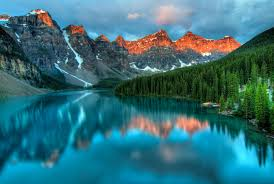
#> input picture nature.jpeg, 274 x 184 px
$ jupyter execute cv.ipynb
#> lines starting #> are read from the running program, lines starting #| are printed output that depends on the picture; after the words box and inside, x2 and y2 are one past the last pixel; in counts of white or black regions, pixels touching at a corner belong together
[cell 1]
# 1. Import Libraries
import cv2
print(cv2.__version__)

[cell 2]
# 2. Loading and Displaying an Image
img = cv2.imread("nature.jpeg")
#> img is the input picture: shape (184, 274, 3); mean B, G, R 121.3, 111.5, 52
cv2.imshow('Image', img)
cv2.waitKey(0)
cv2.destroyAllWindows()

[cell 3]
img.shape
#> Out = (184, 274, 3)

[cell 4]
# 3. Basic Image Operations:
# Resizing an image
resized_img = cv2.resize(img,(500,500))
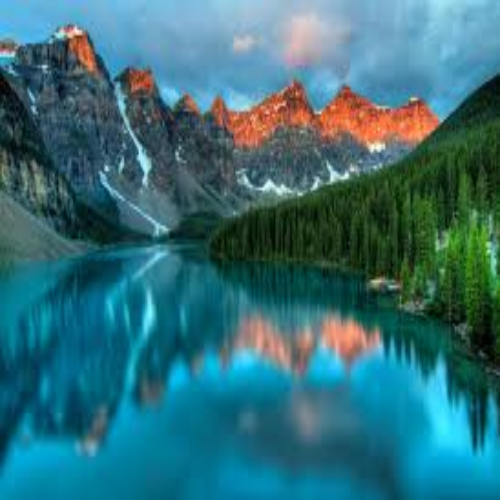
#> resized_img: shape (500, 500, 3); mean B, G, R 121.1, 111.4, 51.8
cv2.imshow('Resized Image', resized_img)
cv2.waitKey(0)
cv2.destroyAllWindows()

[cell 5]
# Convert image to grayscale
gray_img = cv2.cvtColor(resized_img, cv2.COLOR_BGR2GRAY)
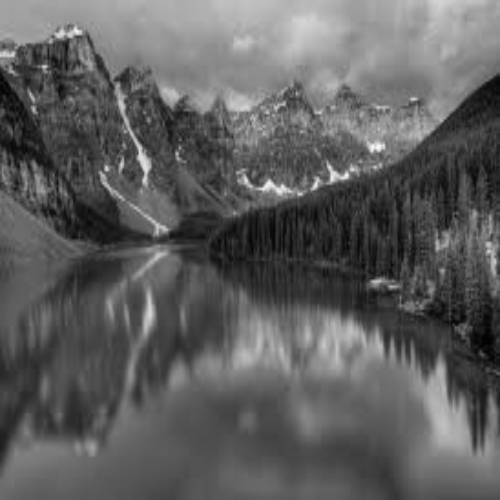
#> gray_img: shape (500, 500); min 1, max 248, mean 94.7
cv2.imshow('Gray Image', gray_img)
cv2.waitKey(0)
cv2.destroyAllWindows()

[cell 6]
gray_img.shape
#> Out = (500, 500)

[cell 7]
# 4. Basic Image Transformations
# Cropping an Image
cropped_img = resized_img[100:200, 100:400]
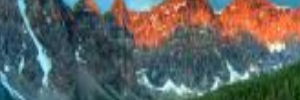
#> cropped_img: shape (100, 300, 3); mean B, G, R 95.3, 98.7, 95.5
cv2.imshow('Cropped Image', cropped_img)
cv2.waitKey(0)
cv2.destroyAllWindows()

[cell 8]
# rotating an image
(h,w) = resized_img.shape[:2]
#> h = 500; w = 500
center = (w // 2, h // 2)
#> center = (250, 250)
M = cv2.getRotationMatrix2D(center, 45, 1.0)
rotated_img = cv2.warpAffine(resized_img, M, (w,h))
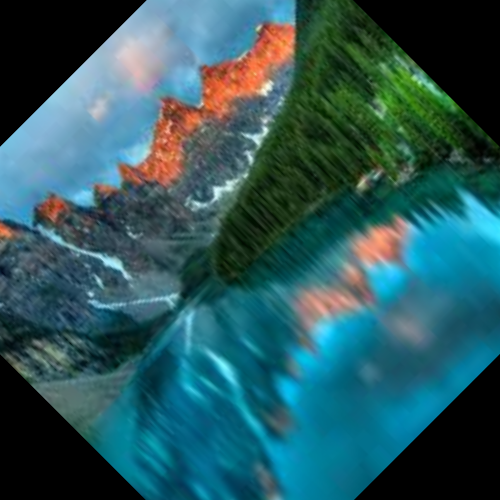
#> rotated_img: shape (500, 500, 3); mean B, G, R 93.7, 88.5, 43.8
cv2.imshow('Rotated Image', rotated_img)
cv2.waitKey(0)
cv2.destroyAllWindows()

[cell 9]
V = cv2.rotate(resized_img,cv2.ROTATE_90_CLOCKWISE)
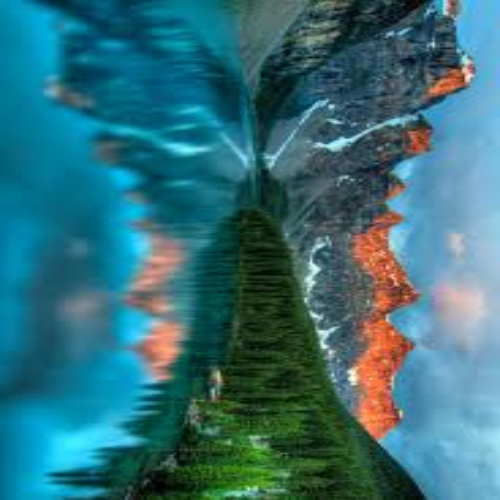
#> V: shape (500, 500, 3); mean B, G, R 121.1, 111.4, 51.8
cv2.imshow('Rotated Image', V)
cv2.waitKey(0)
cv2.destroyAllWindows()

[cell 10]
# 5. Image Blurring Techniques
# Gaussian Blurring:
blurred_img = cv2.GaussianBlur(resized_img, (5,5), 10)
cv2.imshow('Gaussian Blurred Image', blurred_img)
cv2.waitKey(0)
cv2.destroyAllWindows()

[cell 11]
# Median Blurring:
mb = cv2.medianBlur(resized_img, 5)
cv2.imshow('Median Blur Image', mb)
cv2.waitKey(0)
cv2.destroyAllWindows()

[cell 12]
# Bilateral Blur
bb = cv2.bilateralFilter(resized_img, 9,75,75)
cv2.imshow('Bilateral Blur Image', bb)
cv2.waitKey(0)
cv2.destroyAllWindows()

[cell 13]
# Average Blurring
ab = cv2.blur(resized_img, (5,5))
cv2.imshow('Bilateral Blur Image', ab)
cv2.waitKey(0)
cv2.destroyAllWindows()

[cell 14]
# 6. Image Thresholding Techniques
# Binary Thresholding:
_, thresh_img = cv2.threshold(gray_img, 127,255, cv2.THRESH_BINARY)
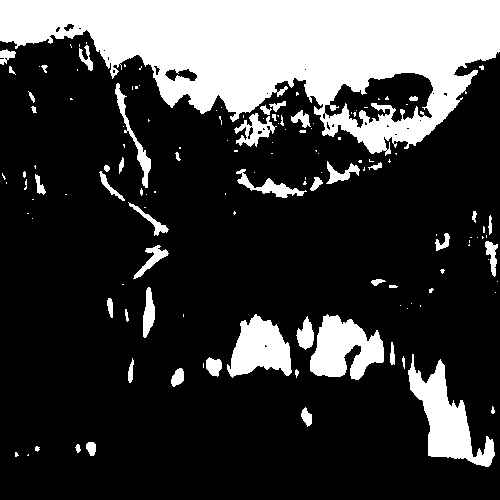
#> thresh_img: shape (500, 500); 23.4% white; 138 white regions (88 under 20 px), largest, box (x1, y1, x2, y2) and area: (0, 0, 500, 156) 42091, (408, 354, 495, 467) 3777, (310, 314, 384, 380) 3080
cv2.imshow('Binary Threshold', thresh_img)
cv2.waitKey(0)
cv2.destroyAllWindows()

[cell 15]
# Inverse Binary Thresholding:
_, thresh_img = cv2.threshold(gray_img, 127,255, cv2.THRESH_BINARY_INV)
cv2.imshow('Inverse Binary Threshold', thresh_img)
cv2.waitKey(0)
cv2.destroyAllWindows()

[cell 16]
# Truncated Thresholding:
_, thresh_img = cv2.threshold(gray_img, 127,255, cv2.THRESH_TRUNC)
cv2.imshow('Truncated Threshold', thresh_img)
cv2.waitKey(0)
cv2.destroyAllWindows()

[cell 17]
# Zero Thresholding:
_, thresh_img = cv2.threshold(gray_img, 127,255, cv2.THRESH_TOZERO)
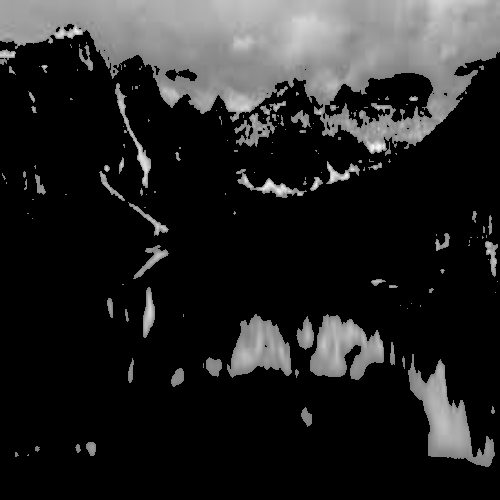
#> thresh_img: shape (500, 500); min 0, max 248, mean 36.6
cv2.imshow('ZERO Threshold', thresh_img)
cv2.waitKey(0)
cv2.destroyAllWindows()

[cell 18]
# Inverse Zero Thresholding:
_, thresh_img = cv2.threshold(gray_img, 127,255, cv2.THRESH_TOZERO_INV)
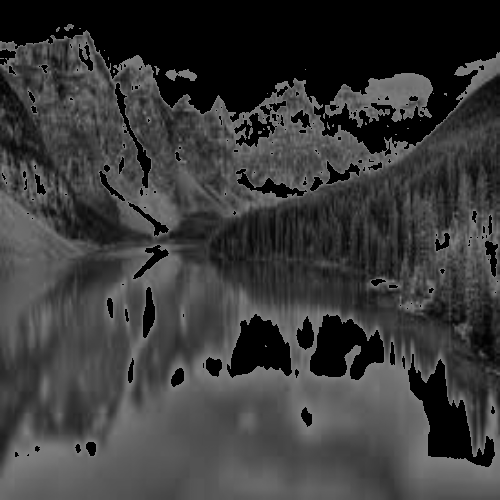
#> thresh_img: shape (500, 500); min 0, max 127, mean 58.1
cv2.imshow('Inverse Zero Threshold', thresh_img)
cv2.waitKey(0)
cv2.destroyAllWindows()

[cell 19]
# Adaptive Thresholding:
adaptive_thresh = cv2.adaptiveThreshold(gray_img, 225, cv2.ADAPTIVE_THRESH_GAUSSIAN_C, cv2.THRESH_BINARY,11, 2)
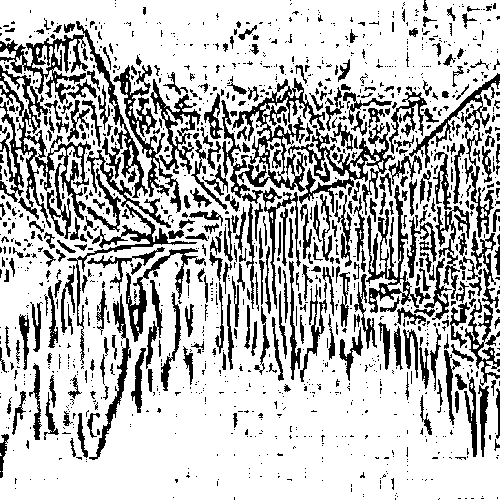
#> adaptive_thresh: shape (500, 500); values 0 (black) and 225 (white), 73.9% white; 1333 black regions (968 under 20 px), largest, box (x1, y1, x2, y2) and area: (0, 65, 91, 228) 3552, (232, 78, 325, 192) 2785, (288, 122, 395, 215) 2345
cv2.imshow('Adaptive Threshold', adaptive_thresh)
cv2.waitKey(0)
cv2.destroyAllWindows()

[cell 20]
# 7. Edge Detection
# Canny Edge Detection
edges = cv2.Canny(resized_img, 100, 200)
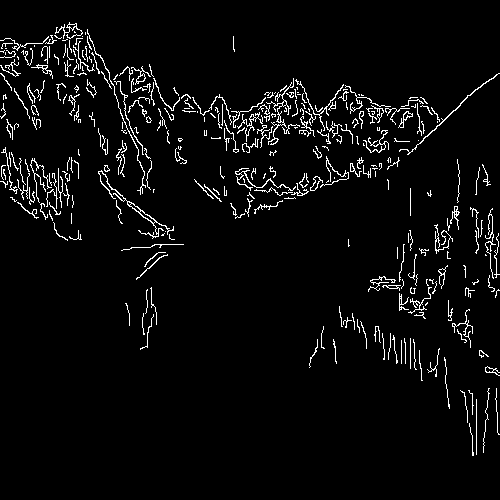
#> edges: shape (500, 500); 4.2% white in thin lines or dots, all inside (x1, y1, x2, y2) = (0, 22, 500, 456)
cv2.imshow('Canny Edges', edges)
cv2.waitKey(0)
cv2.destroyAllWindows()
